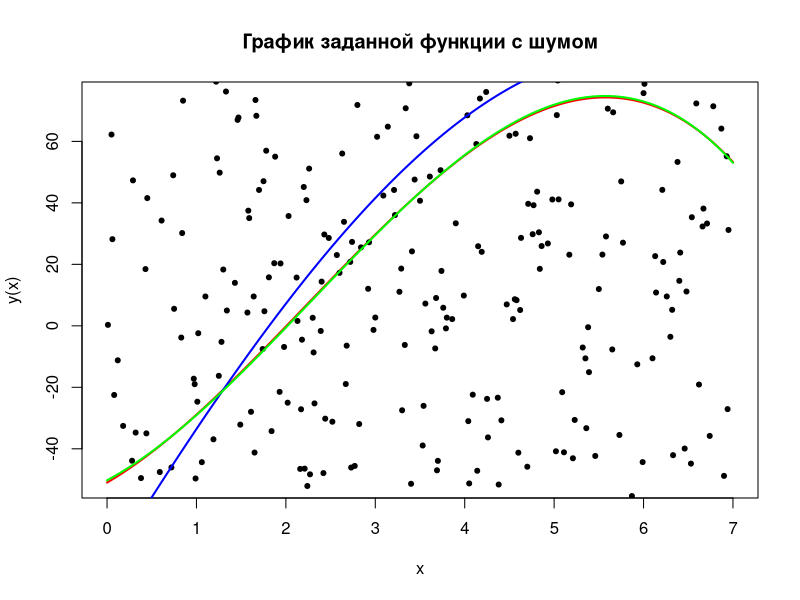
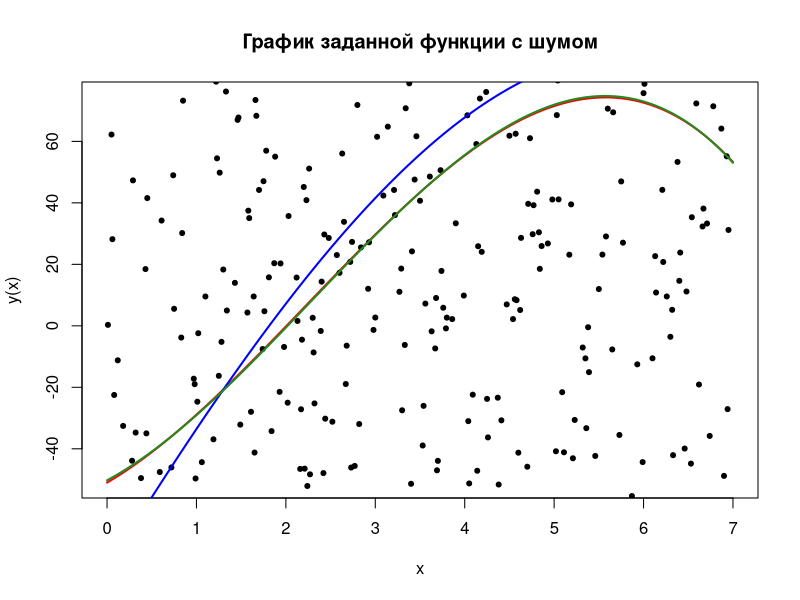

Generate these figures, in order, with R:
# Задание параметров эксперимента -----------------------------------------
x <- seq(0, 7, 0.01)
len_var <- length(x)
n <- 3
a <- c(-51, 17, 6, -0.9)
sd_coeff <- 160
mean_coeff <- 0
iterations <- 1000

# Задание матрицы входов и выходов ----------------------------------------
y_func <- function(n, x, a, noise) {
    stopifnot(length(a) == (n + 1))
    X <- matrix(ncol = (n + 1), nrow = length(x))
    for (i in 0:n) {
        X[, i + 1] <- x^i
    }
    y <- X[, 1:(n + 1)] %*% a + noise
    return(list(matrix_input = X, vector_output = y))
}

regression_model <- function(X, y) {
    return(as.vector(solve(t(X) %*% X) %*% t(X) %*% y))
}

get_output <- function(x, a) {
    y <- numeric(length = length(x))
    for (i in 1:length(a)) {
        y <- y + a[i] * (x ^ (i - 1))
    }
    return(y)
}

Monte_Carlo_method <- function(n, x, a, mean_coeff, sd_coeff, iterations) {
    len_var <- length(x)
    A <- matrix(nrow = iterations, ncol = length(a))
    for (iter in 1:iterations) {
        X_monte <- y_func(n = n, x = x, a = a, noise = rnorm(len_var, mean_coeff, sd_coeff))
        a_monte <- regression_model(X_monte[[1]], X_monte[[2]])
        A[iter, ] <- a_monte
    }
    return(apply(A, 2, mean))
}

data <- y_func(n = n, x = x, a = a, noise = rnorm(len_var, mean_coeff, sd_coeff))
y <- get_output(x, a)

a_regr <- regression_model(data[[1]], data[[2]])
y_regr <- get_output(x, a_regr)

a_monte <- Monte_Carlo_method(n, x, a, mean_coeff, sd_coeff, iterations)
y_monte <- get_output(x, a_monte)


# отрисовка графика, полученного в результате моделирования с шумом -------
plot(x = x, 
     y = y, 
     type = "l", 
     lwd = 2,  
     col = "red",
     main = "График заданной функции с шумом",
     ylab = "y(x)",
     xlab = "x")
points(x = x, 
       y = data[[2]], 
       type = "p", 
       cex = 1, 
       pch = 20, 
       col = "black")
lines(y = y_regr, x = x, col = "blue", lwd = 2)
lines(y = y_monte, x = x, col = "green", lwd = 2)

plot(x = x, 
     y = y, 
     type = "l", 
     lwd = 2,  
     col = "red",
     main = "График заданной функции с шумом",
     ylab = "y(x)",
     xlab = "x")
points(x = x, 
       y = data[[2]], 
       type = "p", 
       cex = 1, 
       pch = 20, 
       col = "black")
lines(y = y_regr, 
      x = x, 
      col = "blue", 
      lwd = 2)
lines(y = y_monte, 
      x = x, 
      col = "forestgreen", 
      lwd = 2)


print(a - a_regr)
print(a - a_monte)
